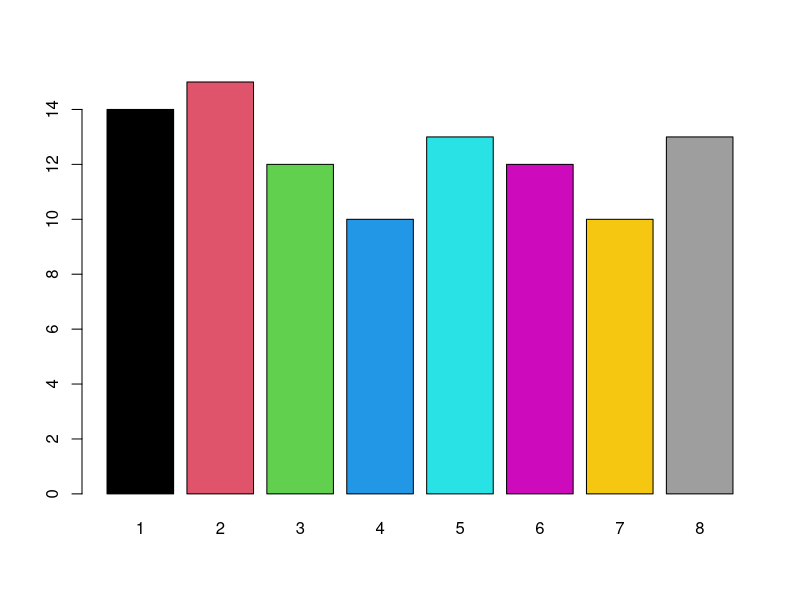
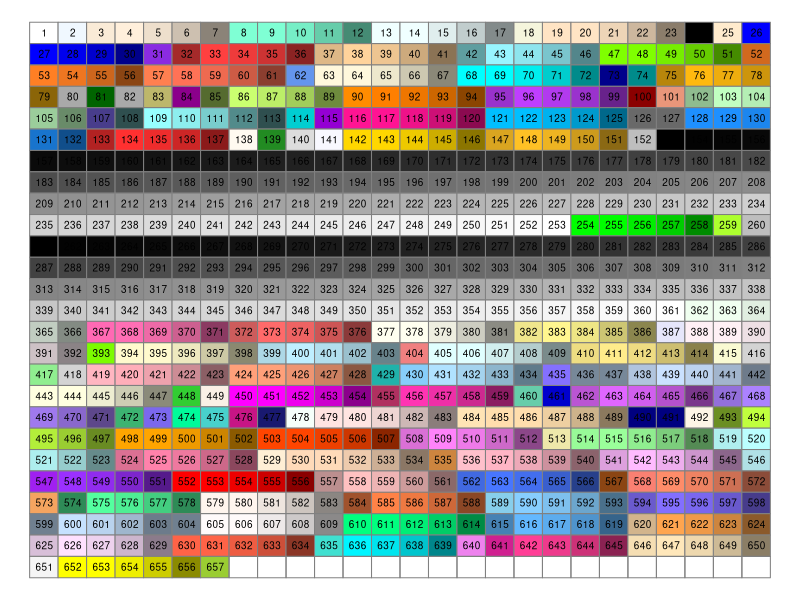
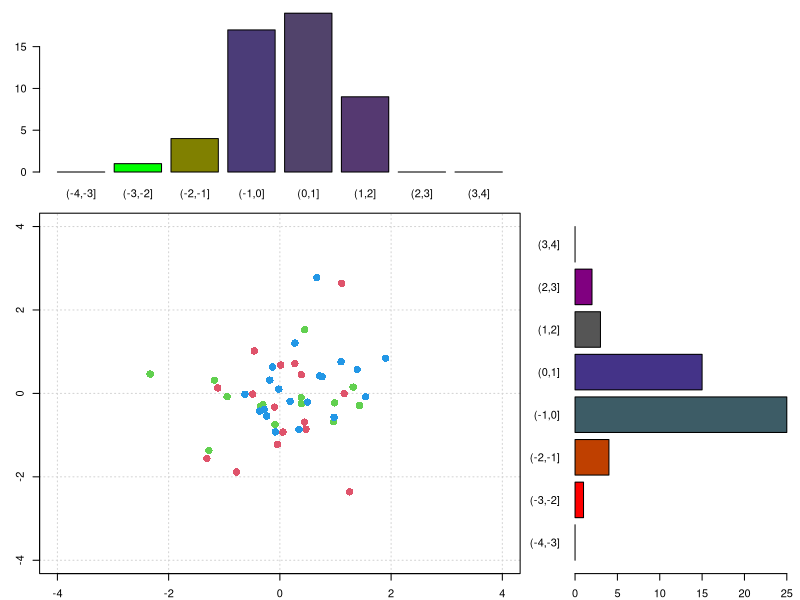

Source code (R) for these figures, in order:
## ---- chunk 1
barplot(sample(10:15, 8, replace = TRUE), col = 1:8, names.arg = 1:8)
## ---- chunk 2
head(colors(), n = 20)
## ---- chunk 3
# adapted from http://www.r-graph-gallery.com/42-colors-names/
op <- par(no.readonly = TRUE)
par(mar=c(0,0,0,0))
plot(0, type = "n", xlim = c(0, 1), ylim = c(0, 1), 
  axes = FALSE, xlab = "", ylab = "")
numRow <- 26
numCol <- 26
rect(
  xleft = rep((0:(numCol - 1)/numCol), numRow),  
  ybottom = sort(rep((0:(numRow - 1)/numRow),numCol), decreasing = TRUE),
  xright = rep((1:numCol/numCol), numRow),
  ytop = sort(rep((1:numRow/numRow), numCol), decreasing = TRUE),
  border = grey(0.5), 
  col = colors()[seq(1, numRow*numCol)])
myLabels <- c(as.character(1:657), rep("", numRow*numCol - 657))
text(
  x = rep((0:(numCol - 1)/numCol), numRow) + 0.02,
  y = sort(rep((0:(numRow - 1)/numRow), numCol), decreasing = TRUE) + 0.02,
  labels = myLabels, 
  cex = 0.6)
par(op)
## ---- chunk 4
graphBarplotCol <- function(n){
  myX <- rnorm(n)
  myY <- rnorm(n)
  myCol <- c(2, 3, 4, sample(2:4, size = (n - 3), replace = TRUE))
  myYCut <- cut(myY, breaks = -4:4)
  myXCut <- cut(myX, breaks = -4:4)
  myYCutCol <- table(myCol, myYCut)
  myXCutCol <- table(myCol, myXCut)
  rColX <- myXCutCol[1,] / (myXCutCol[1,] + myXCutCol[2,] + 
    myXCutCol[3,])
  gColX <- myXCutCol[2,] / (myXCutCol[1,] + myXCutCol[2,] + 
    myXCutCol[3,])
  bColX <- myXCutCol[3,] / (myXCutCol[1,] + myXCutCol[2,] + 
    myXCutCol[3,])
  rColX[is.na(rColX)] <- 0
  gColX[is.na(gColX)] <- 0
  bColX[is.na(bColX)] <- 0
  rColY <- myYCutCol[1,] / (myYCutCol[1,] + myYCutCol[2,] + 
    myYCutCol[3,])
  gColY <- myYCutCol[2,] / (myYCutCol[1,] + myYCutCol[2,] + 
    myYCutCol[3,])
  bColY <- myYCutCol[3,] / (myYCutCol[1,] + myYCutCol[2,] + 
    myYCutCol[3,])
  rColY[is.na(rColY)] <- 0
  gColY[is.na(gColY)] <- 0
  bColY[is.na(bColY)] <- 0
  op <- par(no.readonly = TRUE)
  par(mar = c(2, 3, 1, 1))
  layout(matrix(c(1, 1, 0, 
                  2, 2, 3, 
                  2, 2, 3), ncol = 3, byrow = TRUE))
  barplot(table(myXCut), las = 1, col = rgb(rColX, gColX, bColX))
  plot(x = myX, y = myY, col = myCol, pch = 16, 
    xlim = c(-4, 4), ylim = c(-4, 4), cex = 1.5, 
    panel.first = grid())
  barplot(table(myYCut), las = 1, horiz = TRUE, 
    col = rgb(rColY, gColY, bColY))
  par(op)
}
graphBarplotCol(n = 50)
